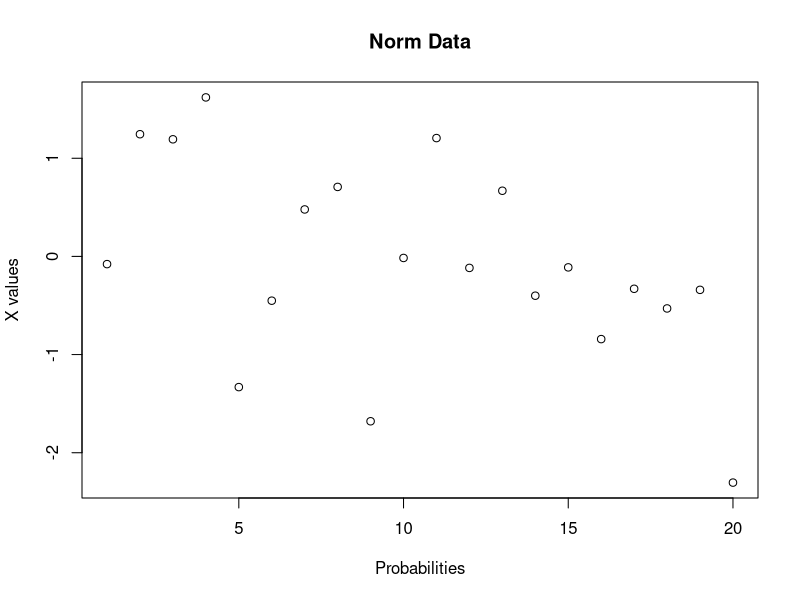
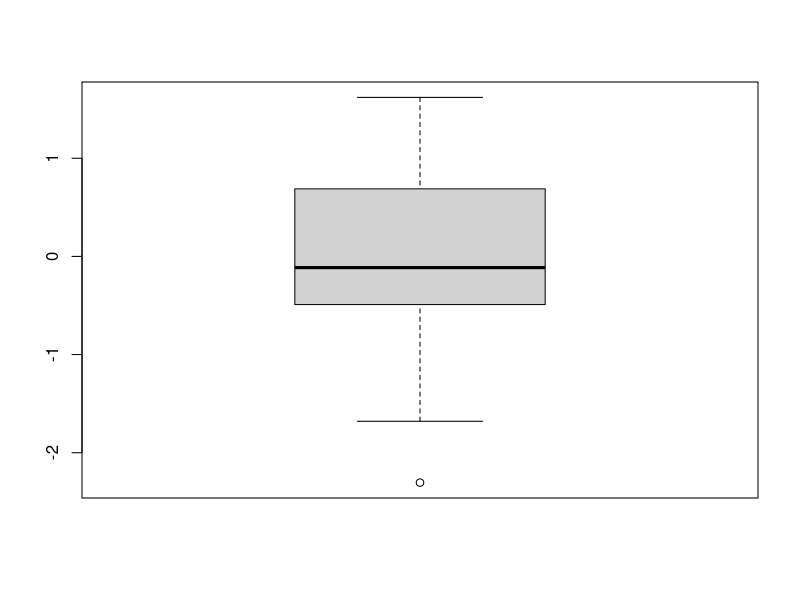

Write the R code that produced these figures, in order.


x<- 3
print(x)
x

# r is case sensitive remember this one


x.1 <- 13
x.1
y.1 <- 523.32
class(y.1)
class(x.1)



d <- rnorm(20)
plot(d,main = "Norm Data",ylab = "X values",xlab="Probabilities")
boxplot(d)




x <- 2
y <- 3
x+y
x**y

sqrt(x)
log(x)
exp(x)
